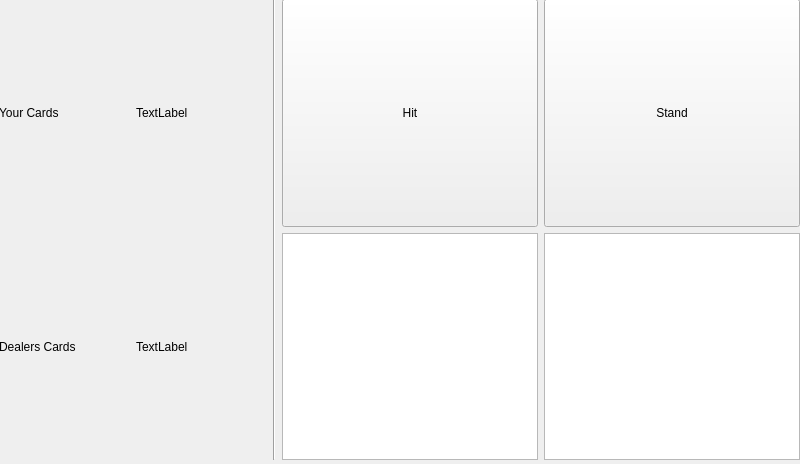
<?xml version="1.0" encoding="UTF-8"?>
<ui version="4.0">
 <class>MainWindow</class>
 <widget class="QMainWindow" name="MainWindow">
  <property name="geometry">
   <rect>
    <x>0</x>
    <y>0</y>
    <width>800</width>
    <height>464</height>
   </rect>
  </property>
  <property name="windowTitle">
   <string>MainWindow</string>
  </property>
  <widget class="QWidget" name="centralwidget">
   <widget class="QWidget" name="horizontalLayoutWidget">
    <property name="geometry">
     <rect>
      <x>-1</x>
      <y>-1</y>
      <width>801</width>
      <height>461</height>
     </rect>
    </property>
    <layout class="QHBoxLayout" name="horizontalLayout">
     <item>
      <layout class="QGridLayout" name="gridLayout_2">
       <item row="1" column="0">
        <widget class="QLabel" name="DealersCardsLabel">
         <property name="maximumSize">
          <size>
           <width>250</width>
           <height>16777215</height>
          </size>
         </property>
         <property name="text">
          <string>Dealers Cards</string>
         </property>
        </widget>
       </item>
       <item row="0" column="0">
        <widget class="QLabel" name="YourCardsLabel">
         <property name="maximumSize">
          <size>
           <width>250</width>
           <height>16777215</height>
          </size>
         </property>
         <property name="text">
          <string>Your Cards</string>
         </property>
        </widget>
       </item>
       <item row="0" column="1">
        <widget class="QLabel" name="YourCards">
         <property name="maximumSize">
          <size>
           <width>250</width>
           <height>16777215</height>
          </size>
         </property>
         <property name="text">
          <string>TextLabel</string>
         </property>
        </widget>
       </item>
       <item row="1" column="1">
        <widget class="QLabel" name="DealersCards">
         <property name="maximumSize">
          <size>
           <width>250</width>
           <height>16777215</height>
          </size>
         </property>
         <property name="text">
          <string>TextLabel</string>
         </property>
        </widget>
       </item>
      </layout>
     </item>
     <item>
      <widget class="Line" name="line_6">
       <property name="orientation">
        <enum>Qt::Vertical</enum>
       </property>
      </widget>
     </item>
     <item>
      <layout class="QGridLayout" name="gridLayout">
       <item row="0" column="0">
        <widget class="QPushButton" name="HitButton">
         <property name="sizePolicy">
          <sizepolicy hsizetype="Minimum" vsizetype="Minimum">
           <horstretch>0</horstretch>
           <verstretch>0</verstretch>
          </sizepolicy>
         </property>
         <property name="text">
          <string>Hit</string>
         </property>
        </widget>
       </item>
       <item row="0" column="1">
        <widget class="QPushButton" name="pushButton_2">
         <property name="sizePolicy">
          <sizepolicy hsizetype="Minimum" vsizetype="Minimum">
           <horstretch>0</horstretch>
           <verstretch>0</verstretch>
          </sizepolicy>
         </property>
         <property name="text">
          <string>Stand</string>
         </property>
        </widget>
       </item>
       <item row="1" column="0">
        <widget class="QPlainTextEdit" name="plainTextEdit">
         <property name="sizePolicy">
          <sizepolicy hsizetype="Preferred" vsizetype="Preferred">
           <horstretch>0</horstretch>
           <verstretch>0</verstretch>
          </sizepolicy>
         </property>
        </widget>
       </item>
       <item row="1" column="1">
        <widget class="QPlainTextEdit" name="plainTextEdit_2">
         <property name="sizePolicy">
          <sizepolicy hsizetype="Preferred" vsizetype="Preferred">
           <horstretch>0</horstretch>
           <verstretch>0</verstretch>
          </sizepolicy>
         </property>
        </widget>
       </item>
      </layout>
     </item>
    </layout>
   </widget>
  </widget>
 </widget>
 <resources/>
 <connections/>
</ui>
